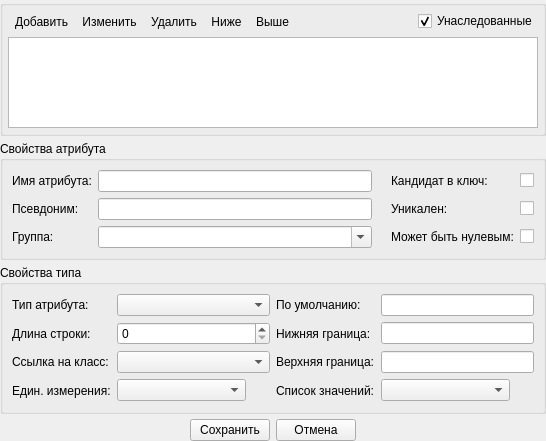
<?xml version="1.0" encoding="UTF-8"?>
<ui version="4.0">
 <class>AttrWidget</class>
 <widget class="QWidget" name="AttrWidget">
  <property name="geometry">
   <rect>
    <x>0</x>
    <y>0</y>
    <width>546</width>
    <height>441</height>
   </rect>
  </property>
  <property name="windowTitle">
   <string>Form</string>
  </property>
  <layout class="QVBoxLayout" name="verticalLayoutAttrWidget">
   <property name="spacing">
    <number>5</number>
   </property>
   <property name="leftMargin">
    <number>0</number>
   </property>
   <property name="topMargin">
    <number>0</number>
   </property>
   <property name="rightMargin">
    <number>0</number>
   </property>
   <property name="bottomMargin">
    <number>0</number>
   </property>
   <item>
    <widget class="QGroupBox" name="groupBox">
     <property name="title">
      <string/>
     </property>
     <layout class="QVBoxLayout" name="verticalLayout">
      <property name="spacing">
       <number>5</number>
      </property>
      <property name="leftMargin">
       <number>5</number>
      </property>
      <property name="topMargin">
       <number>5</number>
      </property>
      <property name="rightMargin">
       <number>5</number>
      </property>
      <property name="bottomMargin">
       <number>5</number>
      </property>
      <item>
       <layout class="QHBoxLayout" name="horizontalLayoutAttrListTool">
        <property name="spacing">
         <number>0</number>
        </property>
        <item>
         <widget class="QToolButton" name="toolButtonAddAttr">
          <property name="text">
           <string>Добавить</string>
          </property>
          <property name="icon">
           <iconset resource="modeleride.qrc">
            <normaloff>:/add</normaloff>:/add</iconset>
          </property>
          <property name="iconSize">
           <size>
            <width>16</width>
            <height>16</height>
           </size>
          </property>
          <property name="toolButtonStyle">
           <enum>Qt::ToolButtonTextBesideIcon</enum>
          </property>
          <property name="autoRaise">
           <bool>true</bool>
          </property>
         </widget>
        </item>
        <item>
         <widget class="QToolButton" name="toolButtonEditAttr">
          <property name="text">
           <string>Изменить</string>
          </property>
          <property name="icon">
           <iconset resource="modeleride.qrc">
            <normaloff>:/edit</normaloff>:/edit</iconset>
          </property>
          <property name="iconSize">
           <size>
            <width>16</width>
            <height>16</height>
           </size>
          </property>
          <property name="toolButtonStyle">
           <enum>Qt::ToolButtonTextBesideIcon</enum>
          </property>
          <property name="autoRaise">
           <bool>true</bool>
          </property>
         </widget>
        </item>
        <item>
         <widget class="QToolButton" name="toolButtonDeleteAttr">
          <property name="text">
           <string>Удалить</string>
          </property>
          <property name="icon">
           <iconset resource="modeleride.qrc">
            <normaloff>:/remove</normaloff>:/remove</iconset>
          </property>
          <property name="iconSize">
           <size>
            <width>16</width>
            <height>16</height>
           </size>
          </property>
          <property name="toolButtonStyle">
           <enum>Qt::ToolButtonTextBesideIcon</enum>
          </property>
          <property name="autoRaise">
           <bool>true</bool>
          </property>
         </widget>
        </item>
        <item>
         <widget class="QToolButton" name="toolButtonDownAttr">
          <property name="text">
           <string>Ниже</string>
          </property>
          <property name="icon">
           <iconset resource="modeleride.qrc">
            <normaloff>:/down</normaloff>:/down</iconset>
          </property>
          <property name="toolButtonStyle">
           <enum>Qt::ToolButtonTextBesideIcon</enum>
          </property>
          <property name="autoRaise">
           <bool>true</bool>
          </property>
         </widget>
        </item>
        <item>
         <widget class="QToolButton" name="toolButtonUpAttr">
          <property name="text">
           <string>Выше</string>
          </property>
          <property name="icon">
           <iconset resource="modeleride.qrc">
            <normaloff>:/up</normaloff>:/up</iconset>
          </property>
          <property name="toolButtonStyle">
           <enum>Qt::ToolButtonTextBesideIcon</enum>
          </property>
          <property name="autoRaise">
           <bool>true</bool>
          </property>
         </widget>
        </item>
        <item>
         <spacer name="horizontalSpacerAttrListTool">
          <property name="orientation">
           <enum>Qt::Horizontal</enum>
          </property>
          <property name="sizeHint" stdset="0">
           <size>
            <width>40</width>
            <height>20</height>
           </size>
          </property>
         </spacer>
        </item>
        <item>
         <widget class="QCheckBox" name="checkBoxInInherited">
          <property name="text">
           <string>Унаследованные</string>
          </property>
          <property name="checked">
           <bool>true</bool>
          </property>
         </widget>
        </item>
       </layout>
      </item>
      <item>
       <widget class="QTableView" name="tableViewAttr">
        <property name="alternatingRowColors">
         <bool>true</bool>
        </property>
        <property name="selectionMode">
         <enum>QAbstractItemView::SingleSelection</enum>
        </property>
        <property name="selectionBehavior">
         <enum>QAbstractItemView::SelectRows</enum>
        </property>
        <attribute name="horizontalHeaderHighlightSections">
         <bool>false</bool>
        </attribute>
        <attribute name="horizontalHeaderStretchLastSection">
         <bool>true</bool>
        </attribute>
        <attribute name="verticalHeaderVisible">
         <bool>false</bool>
        </attribute>
        <attribute name="verticalHeaderDefaultSectionSize">
         <number>24</number>
        </attribute>
       </widget>
      </item>
     </layout>
    </widget>
   </item>
   <item>
    <widget class="QGroupBox" name="groupBoxPropAttr">
     <property name="title">
      <string>Свойства атрибута</string>
     </property>
     <layout class="QGridLayout" name="gridLayout_2">
      <item row="2" column="4">
       <widget class="QCheckBox" name="checkBoxIsNull">
        <property name="text">
         <string/>
        </property>
       </widget>
      </item>
      <item row="1" column="0">
       <widget class="QLabel" name="labelAttrAlias">
        <property name="text">
         <string>Псевдоним:</string>
        </property>
       </widget>
      </item>
      <item row="0" column="1">
       <widget class="QLineEdit" name="lineEditAttrName">
        <property name="maxLength">
         <number>32767</number>
        </property>
       </widget>
      </item>
      <item row="2" column="0">
       <widget class="QLabel" name="labelAttrGroup">
        <property name="text">
         <string>Группа:</string>
        </property>
       </widget>
      </item>
      <item row="1" column="4">
       <widget class="QCheckBox" name="checkBoxIsUnique">
        <property name="text">
         <string/>
        </property>
       </widget>
      </item>
      <item row="2" column="1">
       <widget class="QComboBox" name="comboBoxAttrGroup">
        <property name="editable">
         <bool>true</bool>
        </property>
        <property name="insertPolicy">
         <enum>QComboBox::NoInsert</enum>
        </property>
       </widget>
      </item>
      <item row="2" column="3">
       <widget class="QLabel" name="labelIsNull">
        <property name="text">
         <string>Может быть нулевым:</string>
        </property>
       </widget>
      </item>
      <item row="0" column="0">
       <widget class="QLabel" name="labelAttrName">
        <property name="text">
         <string>Имя атрибута:</string>
        </property>
       </widget>
      </item>
      <item row="1" column="1">
       <widget class="QLineEdit" name="lineEditAttrAlias">
        <property name="maxLength">
         <number>256</number>
        </property>
       </widget>
      </item>
      <item row="1" column="3">
       <widget class="QLabel" name="labelIsUnique">
        <property name="text">
         <string>Уникален:</string>
        </property>
       </widget>
      </item>
      <item row="0" column="3">
       <widget class="QLabel" name="labelIsCandidateKey">
        <property name="text">
         <string>Кандидат в ключ:</string>
        </property>
       </widget>
      </item>
      <item row="0" column="4">
       <widget class="QCheckBox" name="checkBoxIsCandidateKey">
        <property name="text">
         <string/>
        </property>
       </widget>
      </item>
      <item row="0" column="2">
       <widget class="QLabel" name="labelSpace">
        <property name="text">
         <string/>
        </property>
       </widget>
      </item>
     </layout>
    </widget>
   </item>
   <item>
    <widget class="QGroupBox" name="groupBoxPropType">
     <property name="title">
      <string>Свойства типа</string>
     </property>
     <layout class="QGridLayout" name="gridLayout_3">
      <item row="2" column="1">
       <widget class="TreeComboBox" name="comboBoxLinkAttr"/>
      </item>
      <item row="1" column="0">
       <widget class="QLabel" name="labelStringLen">
        <property name="text">
         <string>Длина строки:</string>
        </property>
       </widget>
      </item>
      <item row="1" column="1">
       <widget class="QSpinBox" name="spinBoxStringLen">
        <property name="sizePolicy">
         <sizepolicy hsizetype="Expanding" vsizetype="Fixed">
          <horstretch>0</horstretch>
          <verstretch>0</verstretch>
         </sizepolicy>
        </property>
        <property name="maximum">
         <number>8000</number>
        </property>
       </widget>
      </item>
      <item row="0" column="0">
       <widget class="QLabel" name="labelTypeAttr">
        <property name="text">
         <string>Тип атрибута:</string>
        </property>
       </widget>
      </item>
      <item row="3" column="0">
       <widget class="QLabel" name="labelUnitAttr">
        <property name="text">
         <string>Един. измерения:</string>
        </property>
       </widget>
      </item>
      <item row="0" column="1">
       <widget class="QComboBox" name="comboBoxTypeAttr"/>
      </item>
      <item row="2" column="0">
       <widget class="QLabel" name="labelLinkClass">
        <property name="text">
         <string>Ссылка на класс:</string>
        </property>
       </widget>
      </item>
      <item row="0" column="3">
       <widget class="QLineEdit" name="lineEditDefaultValue"/>
      </item>
      <item row="1" column="3">
       <widget class="QLineEdit" name="lineEditLowerBound"/>
      </item>
      <item row="2" column="3">
       <widget class="QLineEdit" name="lineEditUpperBound"/>
      </item>
      <item row="0" column="2">
       <widget class="QLabel" name="labelDefaultValue">
        <property name="text">
         <string>По умолчанию:</string>
        </property>
       </widget>
      </item>
      <item row="1" column="2">
       <widget class="QLabel" name="labelLowerBound">
        <property name="text">
         <string>Нижняя граница:</string>
        </property>
       </widget>
      </item>
      <item row="2" column="2">
       <widget class="QLabel" name="labelUpperBound">
        <property name="text">
         <string>Верхняя граница:</string>
        </property>
       </widget>
      </item>
      <item row="3" column="2">
       <widget class="QLabel" name="labelLov">
        <property name="text">
         <string>Список значений:</string>
        </property>
       </widget>
      </item>
      <item row="3" column="3">
       <layout class="QHBoxLayout" name="horizontalLayoutLov">
        <property name="spacing">
         <number>0</number>
        </property>
        <item>
         <widget class="QComboBox" name="comboBoxLov"/>
        </item>
        <item>
         <widget class="QToolButton" name="toolButtonLovClean">
          <property name="text">
           <string/>
          </property>
          <property name="icon">
           <iconset resource="modeleride.qrc">
            <normaloff>:/editclean</normaloff>:/editclean</iconset>
          </property>
          <property name="autoRaise">
           <bool>true</bool>
          </property>
         </widget>
        </item>
       </layout>
      </item>
      <item row="3" column="1">
       <layout class="QHBoxLayout" name="horizontalLayoutUnitAttr">
        <property name="spacing">
         <number>0</number>
        </property>
        <item>
         <widget class="TreeComboBox" name="comboBoxUnitAttr"/>
        </item>
        <item>
         <widget class="QToolButton" name="toolButtonUnitAttrClean">
          <property name="text">
           <string/>
          </property>
          <property name="icon">
           <iconset resource="modeleride.qrc">
            <normaloff>:/editclean</normaloff>:/editclean</iconset>
          </property>
          <property name="autoRaise">
           <bool>true</bool>
          </property>
         </widget>
        </item>
       </layout>
      </item>
     </layout>
     <zorder>labelTypeAttr</zorder>
     <zorder>labelStringLen</zorder>
     <zorder>comboBoxTypeAttr</zorder>
     <zorder>labelLinkClass</zorder>
     <zorder>comboBoxLinkAttr</zorder>
     <zorder>spinBoxStringLen</zorder>
     <zorder>labelUnitAttr</zorder>
     <zorder>lineEditDefaultValue</zorder>
     <zorder>lineEditLowerBound</zorder>
     <zorder>lineEditUpperBound</zorder>
     <zorder>labelDefaultValue</zorder>
     <zorder>labelLowerBound</zorder>
     <zorder>labelUpperBound</zorder>
     <zorder>labelLov</zorder>
    </widget>
   </item>
   <item>
    <layout class="QHBoxLayout" name="horizontalLayoutAttrSave">
     <property name="spacing">
      <number>6</number>
     </property>
     <item>
      <spacer name="horizontalSpacerLeftAttr">
       <property name="orientation">
        <enum>Qt::Horizontal</enum>
       </property>
       <property name="sizeHint" stdset="0">
        <size>
         <width>40</width>
         <height>20</height>
        </size>
       </property>
      </spacer>
     </item>
     <item>
      <widget class="QPushButton" name="pushButtonAttrSave">
       <property name="text">
        <string>Сохранить</string>
       </property>
      </widget>
     </item>
     <item>
      <widget class="QPushButton" name="pushButtonAttrCancel">
       <property name="text">
        <string>Отмена</string>
       </property>
      </widget>
     </item>
     <item>
      <spacer name="horizontalSpacerRightAttr">
       <property name="orientation">
        <enum>Qt::Horizontal</enum>
       </property>
       <property name="sizeHint" stdset="0">
        <size>
         <width>40</width>
         <height>20</height>
        </size>
       </property>
      </spacer>
     </item>
    </layout>
   </item>
  </layout>
 </widget>
 <customwidgets>
  <customwidget>
   <class>TreeComboBox</class>
   <extends>QComboBox</extends>
   <header>treecombobox/treecombobox.h</header>
  </customwidget>
 </customwidgets>
 <resources>
  <include location="modeleride.qrc"/>
 </resources>
 <connections/>
</ui>
